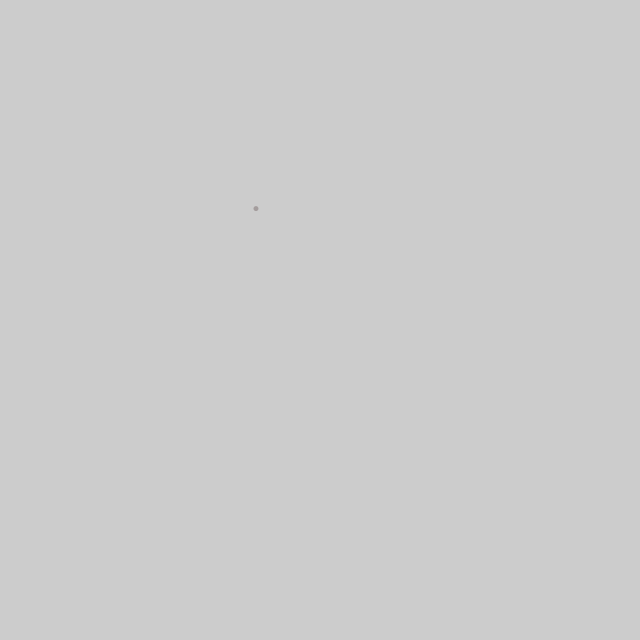
Frame 1 (no input)
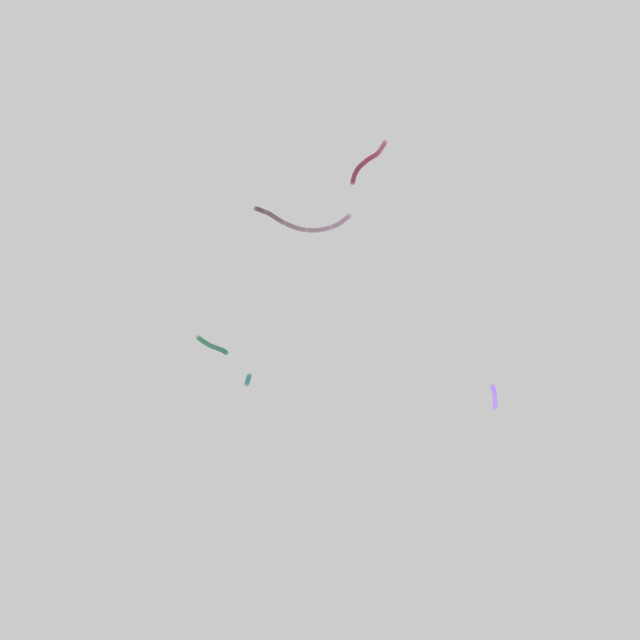
Frame 60 (the mouse pressed at the canvas centre just before this capture)
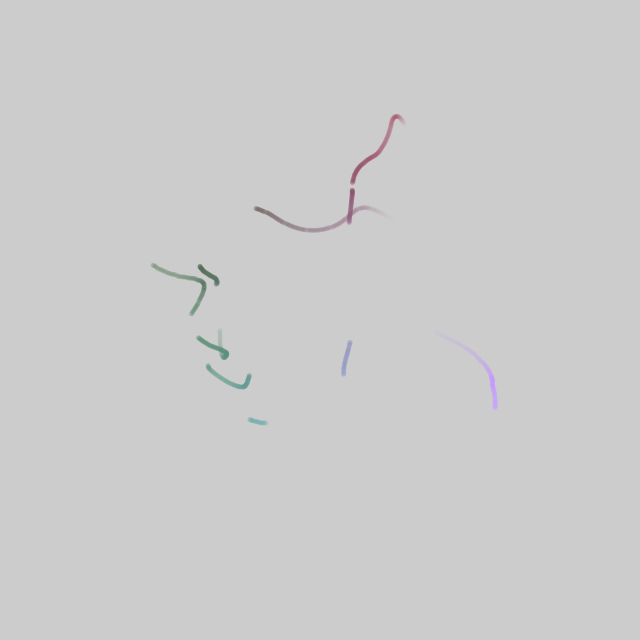
Frame 120 (the mouse held since frame 60 and released just before this capture)

The Processing sketch that drew these frames (run headless with seeded random() and noise(); from frame 60 on, the mouse is pressed at the canvas centre):

// Processing sketch: Soft_Noise
// ── Soft_Noise.pde

ArrayList<Walker> ws;



void setup() {
  size(640, 640);
  ws = new ArrayList<Walker>();
  ws.add(new Walker());
}

float t=3;
int time = 0;
void draw() {
  for (int i=ws.size ()-1; i >= 0; i--) {
    Walker w = ws.get(i);
    w.step();
    w.display();
    if(w.dead()) ws.remove(i);
  }

 if(time>10){
   ws.add(new Walker());
   time = 0;
 }else{
  time++; 
 }

}



// ── Soft_Noise_Walker_Class.pde
class Walker {
 float x, y;
 float tx, ty;
 float life; 
 Walker(){
   life = 100;
   tx = random(50) ;
   ty = random(10000);
 }
 
 void step(){
 x = map(noise(tx),0,1,0,width);
 y = map(noise(ty),0,1,0,height);
 tx += 0.003;
 ty += 0.003;
 }
 
 void display(){
  fill(x/2.5,y/2.5,x*y/640,life);
  noStroke();
  ellipse(x,y,5,5); 
 }
 
 boolean dead(){
  life -= 1;
  if(life < 0) return true;
  else return false; 
 }
 
}
